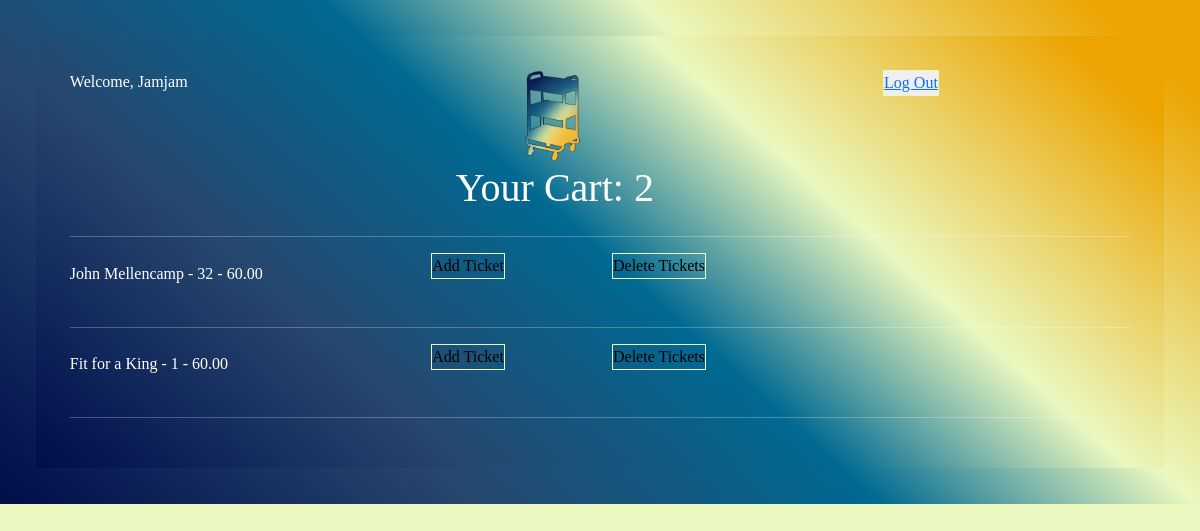
Page /cart.html (signed in) on the earlier database version.
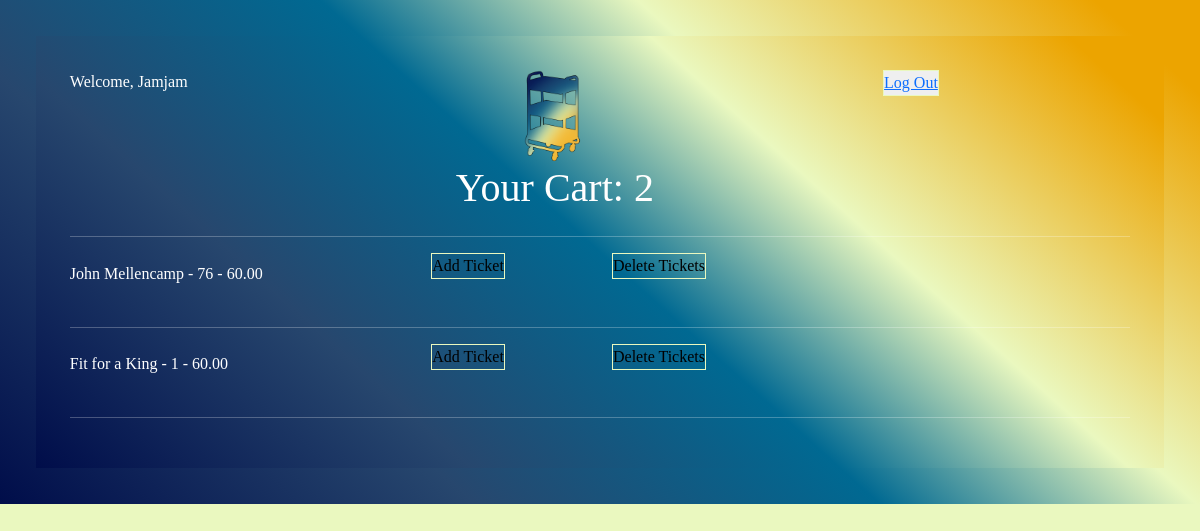
Same page on the later database version.
### ticketlive/models.py (models this page shows, shortened)
class Ticket(models.Model):
    user = models.ForeignKey(User, on_delete=models.CASCADE, blank=True, null=True)  # maps ticket information to user
    name = models.CharField(max_length=150, blank=True, null=True)
    quantity = models.IntegerField(blank=True, null=True)
    price = models.DecimalField(max_digits=9, decimal_places=2, blank=True, null=True)
    address = models.CharField(max_length=150, blank=True, null=True)
    time = models.CharField(max_length=150, blank=True, null=True)
    image = models.CharField(max_length=150, blank=True, null=True)

### ticketlive/views.py (the view)
# urls.py: path('cart.html', views.cart_view, name='cart_view'),
def cart_view(request):
    tickets = Ticket.objects.filter(user=request.user)
    context = {'tickets': tickets, 'username': request.user.username}
    return render(request, 'cart.html', context)

### templates/cart.html (shortened to what this page needs)
{% load static %}
<!DOCTYPE html>
<html lang="en">
<head>
    <link href="https://cdn.jsdelivr.net/npm/bootstrap@5.3.2/dist/css/bootstrap.min.css" rel="stylesheet"
>
    <link rel="stylesheet" href="{% static 'css/h4style.css' %}">
</head>
<body>
<div class="container-fluid" id="heading">
    {% if user.is_authenticated %}
        <div class="container" id="heading">
            <div class="row">
                <div class="col-2">
                    <p>Welcome, {{ username }}</p>
                </div>
                <div class="col-7 text-center">
                    <img src="{% static 'images/cart.png' %}" alt="cart" class="log-in-img">
                    <h1>Your Cart: {{ tickets|length }}</h1>
                </div>
                <div class="col-1 text-right">
                    <button class="log-in" type="submit" value="logout">
                        <a href="{% url 'logout' %}">Log Out</a>
                    </button>
                </div>
            </div>
            <hr>
            <div>
                {% for ticket in tickets %}
                    <div class="row align-items-center">
                        <div class="col-4">
                            <p>{{ ticket.name }} - {{ ticket.quantity }} - {{ ticket.price }}</p>
                        </div>
                        <div class="col-2">
                            <form action="{% url 'update_cart' ticket.id %}" method="POST" >
                                <button type="submit" name="action" value="remove" class="btn log-in">Add Ticket</button>
                            </form>
                        </div>
                        <div class="col-2">
                            <form action="{% url 'delete_cart' ticket.id %}" method="POST">
                                <button type="submit" name="action" value="delete_all" class="btn log-in">Delete Tickets</button>
                            </form>
                        </div>
                    </div>
                    <hr>
                {% endfor %}
            </div>
        </div>
</div>
    {% else %}
        <button type="button" class="btn col-4 log-in">
            <a href="{% url 'login' %}">
                <img src="{% static 'images/Login.png' %}" id="logo" alt="logoImg" class="log-in-img" name="login"> Login In
            </a>
        </button>
    {% endif %}
</body>
</html>

### static/css/h4style.css (style rules this page uses)
body { background: #EAF8BF; font-family: Verdana; margin: 0; padding: 0; overflow-x: hidden; min-height: 100vh; display: flex; flex-direction: column; }
#heading { background: rgb(0, 13, 74); background: linear-gradient(42deg, rgba(0, 13, 74, 1) 0%, rgba(39, 71, 110, 1) 27%, rgba(0, 105, 146, 1) 50%, rgba(234, 248, 191, 1) 68%, rgba(236, 164, 0, 1) 94%); color: white; padding: 3%; }
.log-in-img { width: 10%; padding: 0; display: block; margin-left: auto; margin-right: auto; }
.log-in { color: black; padding: 0; margin-bottom: 20%; border: 1px solid #EAF8BF; border-radius: 0; }

Differences in the rows shown:
changed Ticket "John Mellencamp": quantity "32" → "76"
